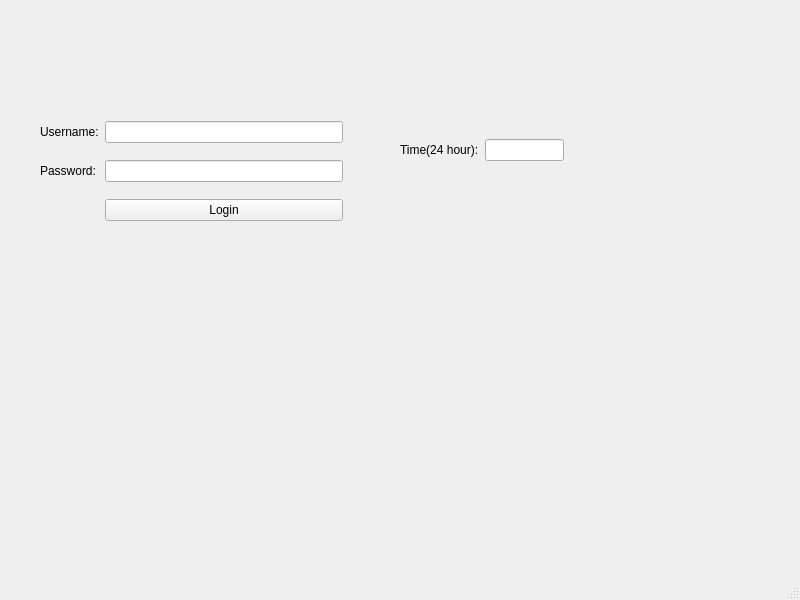
<?xml version="1.0" encoding="UTF-8"?>
<ui version="4.0">
 <class>MainWindow</class>
 <widget class="QMainWindow" name="MainWindow">
  <property name="geometry">
   <rect>
    <x>0</x>
    <y>0</y>
    <width>800</width>
    <height>600</height>
   </rect>
  </property>
  <property name="windowTitle">
   <string>MainWindow</string>
  </property>
  <widget class="QWidget" name="centralwidget">
   <widget class="QWidget" name="gridLayoutWidget">
    <property name="geometry">
     <rect>
      <x>40</x>
      <y>110</y>
      <width>303</width>
      <height>125</height>
     </rect>
    </property>
    <layout class="QGridLayout" name="gridLayout">
     <item row="1" column="1">
      <widget class="QLineEdit" name="lineEdit_pw"/>
     </item>
     <item row="1" column="0">
      <widget class="QLabel" name="label_pw">
       <property name="text">
        <string>Password:</string>
       </property>
      </widget>
     </item>
     <item row="0" column="0">
      <widget class="QLabel" name="label_un">
       <property name="text">
        <string>Username:</string>
       </property>
      </widget>
     </item>
     <item row="2" column="1">
      <widget class="QPushButton" name="pushButton_login">
       <property name="text">
        <string>Login</string>
       </property>
      </widget>
     </item>
     <item row="0" column="1">
      <widget class="QLineEdit" name="lineEdit_un"/>
     </item>
    </layout>
   </widget>
   <widget class="QWidget" name="horizontalLayoutWidget">
    <property name="geometry">
     <rect>
      <x>400</x>
      <y>110</y>
      <width>164</width>
      <height>80</height>
     </rect>
    </property>
    <layout class="QHBoxLayout" name="horizontalLayout">
     <item>
      <widget class="QLabel" name="label_time">
       <property name="text">
        <string>Time(24 hour):</string>
       </property>
      </widget>
     </item>
     <item>
      <widget class="QLineEdit" name="lineEdit_time"/>
     </item>
    </layout>
   </widget>
  </widget>
  <widget class="QMenuBar" name="menubar">
   <property name="geometry">
    <rect>
     <x>0</x>
     <y>0</y>
     <width>800</width>
     <height>26</height>
    </rect>
   </property>
  </widget>
  <widget class="QStatusBar" name="statusbar"/>
 </widget>
 <resources/>
 <connections/>
</ui>
